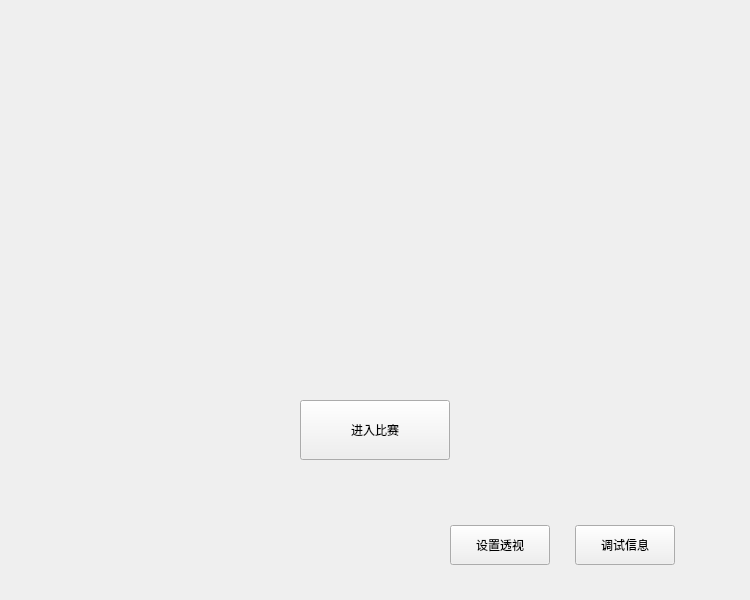
<?xml version="1.0" encoding="UTF-8"?>
<ui version="4.0">
 <class>EDCHost19Class</class>
 <widget class="QMainWindow" name="EDCHost19Class">
  <property name="geometry">
   <rect>
    <x>0</x>
    <y>0</y>
    <width>750</width>
    <height>600</height>
   </rect>
  </property>
  <property name="minimumSize">
   <size>
    <width>750</width>
    <height>600</height>
   </size>
  </property>
  <property name="maximumSize">
   <size>
    <width>750</width>
    <height>600</height>
   </size>
  </property>
  <property name="windowTitle">
   <string>EDC19上位机</string>
  </property>
  <property name="styleSheet">
   <string notr="true">/* Palette generated by Material Palette - materialpalette.com/green/green */

.dark-primary-color    { background: #388E3C; }
.default-primary-color { background: #4CAF50; }
.light-primary-color   { background: #C8E6C9; }
.text-primary-color    { color: #FFFFFF; }
.accent-color          { background: #4CAF50; }
.primary-text-color    { color: #212121; }
.secondary-text-color  { color: #757575; }
.divider-color         { border-color: #BDBDBD; }
</string>
  </property>
  <widget class="QWidget" name="centralWidget">
   <widget class="QPushButton" name="btnMatch">
    <property name="geometry">
     <rect>
      <x>300</x>
      <y>400</y>
      <width>150</width>
      <height>60</height>
     </rect>
    </property>
    <property name="text">
     <string>进入比赛</string>
    </property>
   </widget>
   <widget class="QPushButton" name="btnDebug">
    <property name="geometry">
     <rect>
      <x>575</x>
      <y>525</y>
      <width>100</width>
      <height>40</height>
     </rect>
    </property>
    <property name="text">
     <string>调试信息</string>
    </property>
   </widget>
   <widget class="QPushButton" name="btnPerspect">
    <property name="geometry">
     <rect>
      <x>450</x>
      <y>525</y>
      <width>100</width>
      <height>40</height>
     </rect>
    </property>
    <property name="text">
     <string>设置透视</string>
    </property>
   </widget>
   <widget class="QLabel" name="lblMainBGN">
    <property name="geometry">
     <rect>
      <x>0</x>
      <y>0</y>
      <width>750</width>
      <height>600</height>
     </rect>
    </property>
    <property name="text">
     <string/>
    </property>
   </widget>
   <zorder>lblMainBGN</zorder>
   <zorder>btnMatch</zorder>
   <zorder>btnDebug</zorder>
   <zorder>btnPerspect</zorder>
  </widget>
 </widget>
 <layoutdefault spacing="6" margin="11"/>
 <resources>
  <include location="EDCHost19.qrc"/>
 </resources>
 <connections>
  <connection>
   <sender>btnMatch</sender>
   <signal>clicked()</signal>
   <receiver>EDCHost19Class</receiver>
   <slot>OnMatch()</slot>
   <hints>
    <hint type="sourcelabel">
     <x>348</x>
     <y>430</y>
    </hint>
    <hint type="destinationlabel">
     <x>256</x>
     <y>-12</y>
    </hint>
   </hints>
  </connection>
  <connection>
   <sender>btnPerspect</sender>
   <signal>clicked()</signal>
   <receiver>EDCHost19Class</receiver>
   <slot>OnPerspective()</slot>
   <hints>
    <hint type="sourcelabel">
     <x>485</x>
     <y>540</y>
    </hint>
    <hint type="destinationlabel">
     <x>484</x>
     <y>-14</y>
    </hint>
   </hints>
  </connection>
  <connection>
   <sender>btnDebug</sender>
   <signal>clicked()</signal>
   <receiver>EDCHost19Class</receiver>
   <slot>OnDebug()</slot>
   <hints>
    <hint type="sourcelabel">
     <x>640</x>
     <y>551</y>
    </hint>
    <hint type="destinationlabel">
     <x>595</x>
     <y>-7</y>
    </hint>
   </hints>
  </connection>
 </connections>
 <slots>
  <slot>OnMatch()</slot>
  <slot>OnPerspective()</slot>
  <slot>OnDebug()</slot>
 </slots>
</ui>
